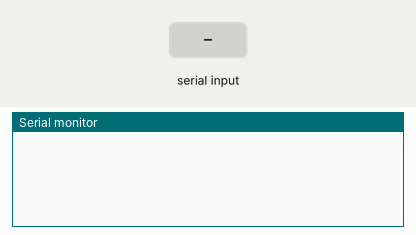
Recording of a sketch running on a simulated Arduino Uno, built with avr-gcc and run on an emulated ATmega328P. Shown: the last lines printed to the serial monitor. The inputs (shaded band) are chosen by the test bench. EEPROM starts erased.

Above: at 1.2 s.
1.3 s: "write" received over Serial
At 2.9 s:
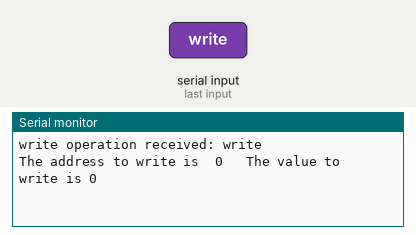
3.8 s: "read" received over Serial
At 5.9 s:
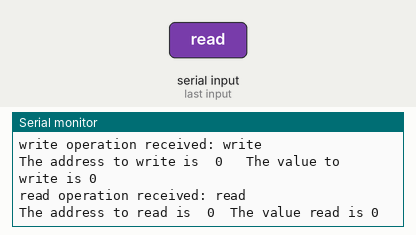
6.3 s: "90,45,200\n" received over Serial
At 8.5 s:
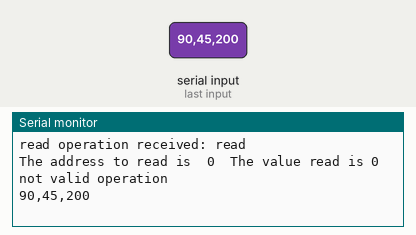
8.8 s: "90,45\n" received over Serial
At 10.6 s:
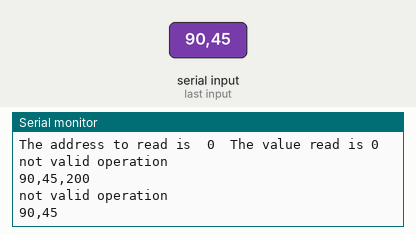
11.3 s: "5\n" received over Serial
At 13.5 s:
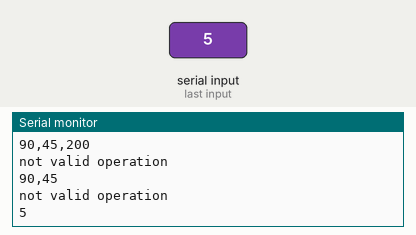

Measured:
- after the input at 1.3 s, the serial monitor: prints a new line after 1.0 s (image 1)
- after the input at 3.8 s, the serial monitor: prints a new line after 1.0 s (image 2)
- after the input at 6.3 s, the serial monitor: prints a new line after 1.0 s (image 3)
- after the input at 8.8 s, the serial monitor: prints a new line after 1.0 s (image 4)
- after the input at 11.3 s, the serial monitor: prints a new line after 1.0 s (image 5)

The sketch:

EEPROM_RW.ino
```cpp
#include <EEPROM.h>
void setup() {
  Serial.begin(9600);
}
int val = 0;
String rx_byte;
String r_byte;
String w_byte;
void loop() {
  if (Serial.available() > 0) {    // is a character available?
    rx_byte = Serial.readString();       // get the string
    rx_byte.toLowerCase();
    //Serial.println(rx_byte.substring(0, 4));
    //w_byte = rx_byte.remove(0,4);
    // check if a number was received
    if(rx_byte.substring(0, 5) == "write"){
      Serial.print("write operation received: ");
      Serial.println(rx_byte);
      int b = rx_byte.substring(6, 7).toInt();
      val = rx_byte.substring(8).toInt();
      Serial.print("The address to write is  ");
      Serial.print(b);
      Serial.print("\t The value to write is ");
      Serial.println(val);
      EEPROM.write(b,val);

    }
    else if (rx_byte.substring(0, 4) == "read"){
      Serial.print("read operation received: ");
      Serial.println(rx_byte);
      int a = rx_byte.substring(5, 6).toInt();
      val = EEPROM.read(a);
      Serial.print("The address to read is  ");
    Serial.print(a);
    Serial.print("\tThe value read is ");
      Serial.print(val);
      Serial.println();

    }
    else {
      Serial.println("not valid operation");
      Serial.println(rx_byte);
    }
  } // end: if (Serial.available() > 0)
}
```
